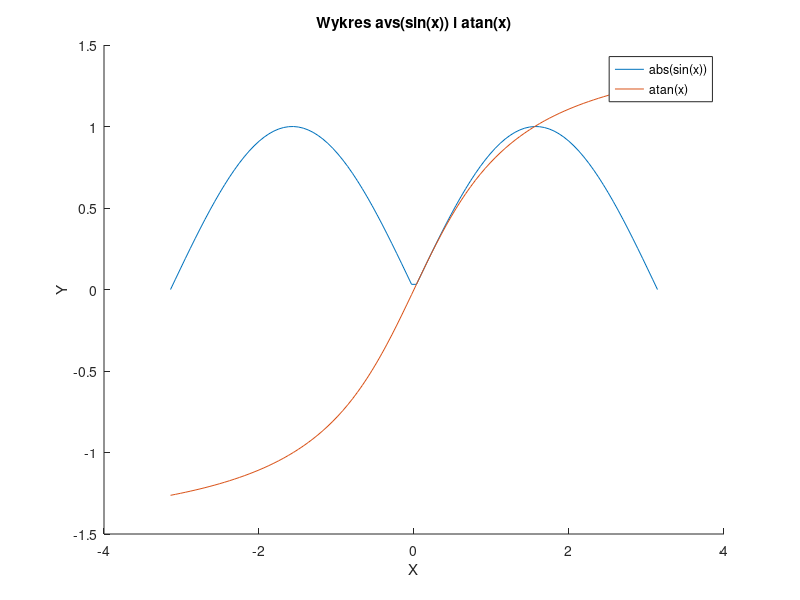

Source code (MATLAB):
clear
x = linspace(-pi, pi, 100);

hold on;
plot(x, abs(sin(x)));
plot(x, atan(x));
hold off;

title('Wykres avs(sin(x)) i atan(x)');
xlabel('X');
ylabel('Y');
legend('abs(sin(x))', 'atan(x)');
